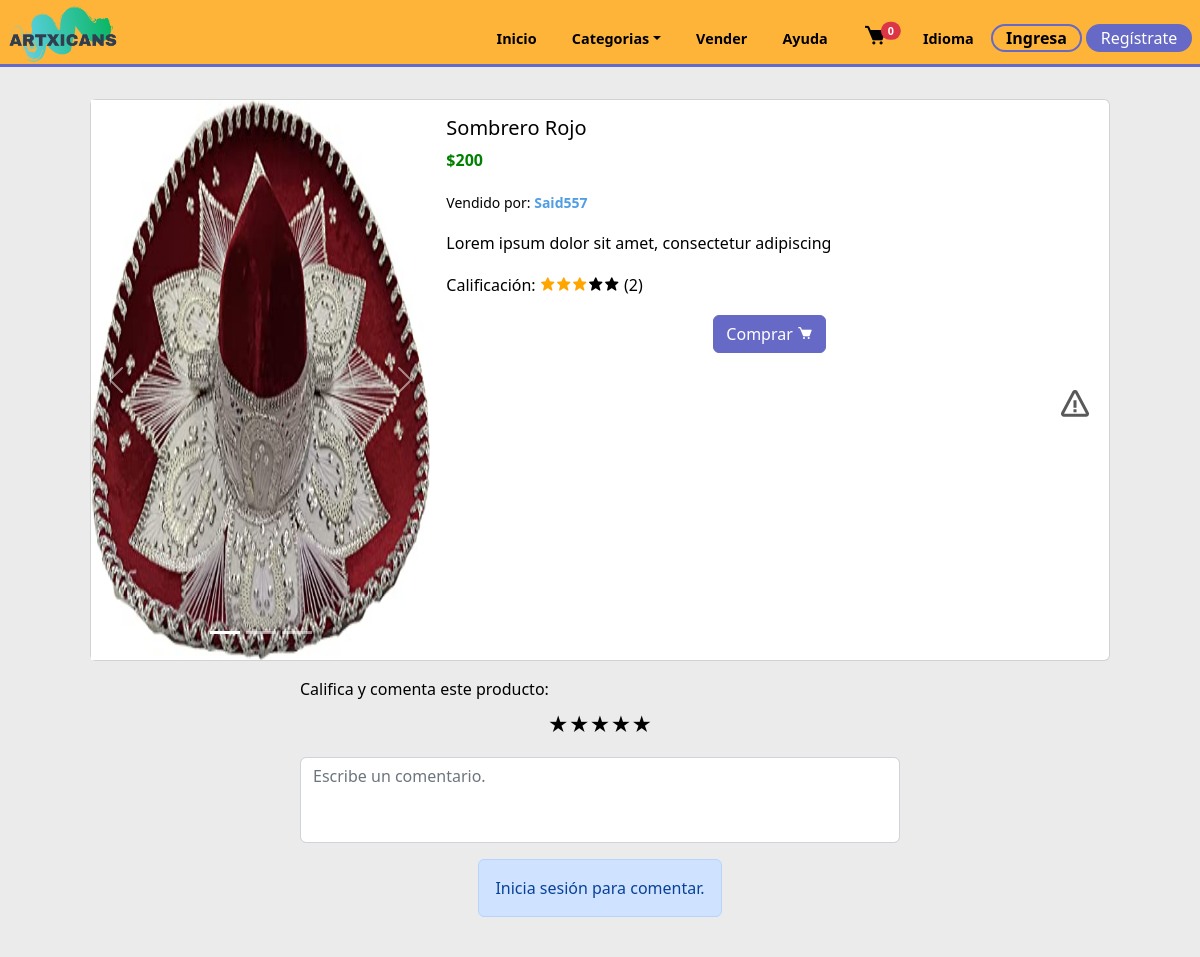
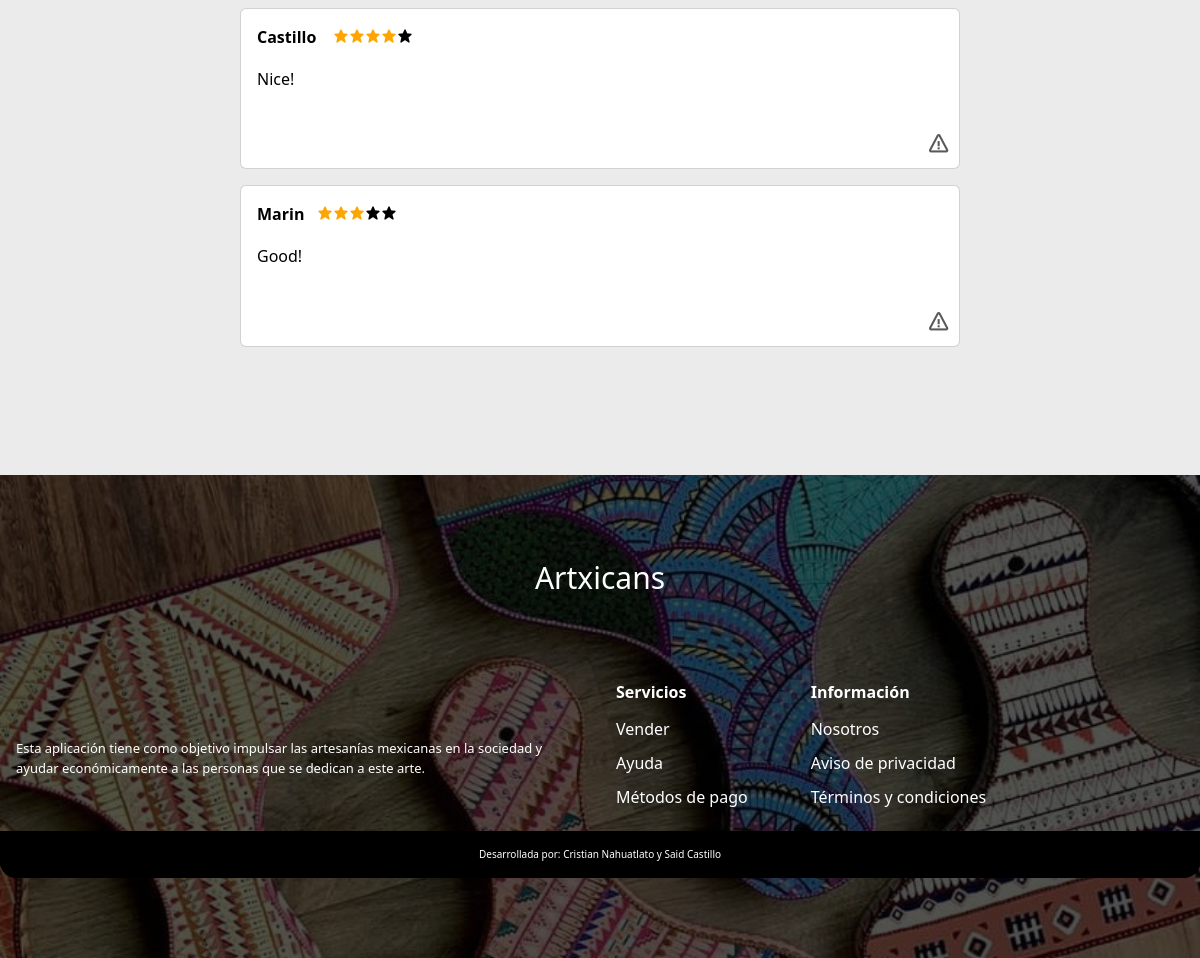
/product.php?id_product=8, run on the app's committed database (2 pictures, top to bottom).
### tables this page shows
CREATE TABLE `products` (
  `id_product` int(11) NOT NULL,
  `product` varchar(80) NOT NULL,
  `image1` varchar(80) NOT NULL,
  `price` int(11) NOT NULL,
  `description` varchar(250) NOT NULL,
  `category` varchar(30) NOT NULL,
  `stock` int(11) NOT NULL,
  `image2` varchar(30) NOT NULL,
  `image3` varchar(30) NOT NULL,
  `ID_registro` int(11) DEFAULT NULL,
  `estatus` varchar(50) NOT NULL
);

CREATE TABLE `reg_sellers` (
  `IDregseller` int(11) NOT NULL,
  `Nombre` varchar(255) NOT NULL,
  `apellidos` varchar(255) NOT NULL,
  `nickname` varchar(255) NOT NULL,
  `lada` int(4) NOT NULL,
  `telefono` varchar(20) NOT NULL,
  `telefonoref` varchar(20) NOT NULL,
  `domicilio` varchar(255) NOT NULL,
  `postal` varchar(10) NOT NULL,
  `identificador` varchar(255) NOT NULL,
  `solicitud` varchar(50) NOT NULL,
  `ID_registro` int(11) DEFAULT NULL
);

CREATE TABLE `stars` (
  `id_star` int(11) NOT NULL,
  `star` int(11) NOT NULL,
  `comment` varchar(150) NOT NULL,
  `ID_registro` int(11) DEFAULT NULL,
  `id_product` int(11) DEFAULT NULL
);

CREATE TABLE `registro` (
  `ID` int(11) NOT NULL,
  `Nombre` varchar(255) NOT NULL,
  `Correo` varchar(255) NOT NULL,
  `Contraseña` varchar(255) NOT NULL,
  `estatus` int(2) NOT NULL,
  `direccion` int(1) NOT NULL
);

### product.php (the view, shortened to what this page needs)
<?php
    include('templates/cabecera.php');
    include('global/cart.php');
    if(isset($_GET['id_product'])){
        $query = $conn ->query("SELECT * FROM products WHERE id_product = ".$_GET['id_product']) or die($conn->error);
        if(mysqli_num_rows($query) > 0){
            $row = mysqli_fetch_row($query);
        }else{
            echo("<script>location.href = 'index.php';</script>");
        }
    }else{
        echo("<script>location.href = 'index.php';</script>");
    }
?>
<div class="card mb-3 mx-auto card-product" style="width: 85vw;margin-top:2rem">
  <div class="row g-0">
    <div class="col-md-4">
      <div id="carouselExampleIndicators" class="carousel slide">
        <div class="carousel-indicators">
          <button type="button" data-bs-target="#carouselExampleIndicators" data-bs-slide-to="0" class="active" aria-current="true" aria-label="Slide 1"></button>
          <button type="button" data-bs-target="#carouselExampleIndicators" data-bs-slide-to="1" aria-label="Slide 2"></button>
          <button type="button" data-bs-target="#carouselExampleIndicators" data-bs-slide-to="2" aria-label="Slide 3"></button>
        </div>
        <div class="carousel-inner">
          <div class="carousel-item active">
            <img src="./assets/products/<?php echo $row[2]?>" class="d-block w-100 object-fit-cover " style="height:70vh" alt="...">
          </div>
        </div>
        <button class="carousel-control-prev" type="button" data-bs-target="#carouselExampleIndicators" data-bs-slide="prev">
          <span class="carousel-control-prev-icon" aria-hidden="true"></span>
        </button>
        <button class="carousel-control-next" type="button" data-bs-target="#carouselExampleIndicators" data-bs-slide="next">
          <span class="carousel-control-next-icon" aria-hidden="true"></span>
        </button>
      </div>
    </div>
    <?php
      $p = $row[9];
      $vendedor = mysqli_query($conn,"SELECT * FROM reg_sellers WHERE ID_registro = $p");
      $resultVendedor = mysqli_fetch_array($vendedor);
?>
    <div class="col-md-8">
      <div class="card-body">
        <h3 class="card-title"><?php echo $row[1]?></h3>
        <p class="card-text price">$<?php echo $row[3];?></p>
        <p class="card-text"><small class="text-body-secondary">Vendido por:&nbsp;<strong><a href="profile-seller.php?seller_data=<?php echo $resultVendedor['ID_registro']?>"><?php echo $resultVendedor['nickname']?></a></strong></small></p>
        <p class="card-text"><?php echo $row[4]?></p>
        <p class="card-text stars-pointer">Calificación:
          <?php
            $id_product =$row[0];
            $sql = mysqli_query($conn,"SELECT * FROM stars WHERE id_product = $id_product");
            $sum =  mysqli_query($conn,"SELECT SUM(star) as score FROM stars WHERE id_product = $id_product");
            $score = mysqli_fetch_array($sum);
            $num = $sql->num_rows;
            if($num > 0){
            $data1 = $num * 1; $data2 = $num * 2;$data3 = $num * 3; $data4 = $num * 4; $data5 = $num * 5;
            $counter = $score['score'];
            if($counter >= $data5):
            ?>
            <i class="bx bxs-star bx-5"></i><i class="bx bxs-star bx-5"></i><i class="bx bxs-star bx-5"></i><i class="bx bxs-star bx-5"></i><i class="bx bxs-star bx-5"></i>
            <?php elseif($counter >= $data4):?>
            <i class="bx bxs-star bx-5"></i><i class="bx bxs-star bx-5"></i><i class="bx bxs-star bx-5"></i><i class="bx bxs-star bx-5"></i><i class="bx bxs-star bx-10"></i>
            <?php elseif($counter >= $data3):?>
            <i class="bx bxs-star bx-5"></i><i class="bx bxs-star bx-5"></i><i class="bx bxs-star bx-5"></i><i class="bx bxs-star bx-10"></i><i class="bx bxs-star bx-10"></i>
            <?php elseif($counter >= $data2):?>
            <i class="bx bxs-star bx-5"></i><i class="bx bxs-star bx-5"></i><i class="bx bxs-star bx-10"></i><i class="bx bxs-star bx-10"></i><i class="bx bxs-star bx-10"></i>
            <?php else:?>
            <i class="bx bxs-star bx-5"></i><i class="bx bxs-star bx-10"></i><i class="bx bxs-star bx-10"></i><i class="bx bxs-star bx-10"></i><i class="bx bxs-star bx-10"></i>
            <?php endif;
            ?>
        (<?php echo $num?>)
            <?php }?>
        </p>
        <form action="" method="post">
        <div class="choose">
          <button type="submit" class="btn btn-info" name="button-cart" value="Agregar" >Comprar <i class="bx bxs-cart"></i></button>
        </div>
            </form>
    </div>
    <a  data-bs-toggle="modal" data-bs-target="#ModalProductReport-<?php echo $row[0]?>" style="display:flex;justify-content: end; padding :1rem;cursor:pointer;" class="report-container"><i class='bx bx-error bx-md'></i></a>
  </div>
  </div>
</div>
<div class="comments">
    <div class="mb-3 w-auto">
      <label for="exampleFormControlTextarea1" class="form-label">Califica y comenta este producto:</label>
      <form action="./helpers/stars.php?id_p=<?php echo $row[0]?>" method="POST" class="form-stars">
          <p class="clasificacion">
            <label for="radio1">★</label><label for="radio2">★</label><label for="radio3">★</label><label for="radio4">★</label><label for="radio5">★</label>
          </p>
          <textarea class="form-control comment-text" id="exampleFormControlTextarea1" name="comment" rows="3" placeholder="Escribe un comentario." maxlength="100"></textarea>
          <div class="btn-send-com">
          <?php if(@!$_SESSION['user']){
            ?>
            <div class="alert alert-primary" role="alert">
                 Inicia sesión para comentar.
            </div>
            <?php }else{
                 $id_user = $_SESSION['id'];
                 $query3 = mysqli_query($conn,"SELECT * FROM stars WHERE ID_registro = $id_user AND id_product = $id_product");
                 if($query3->num_rows > 0){
                   echo "<input class='btn btn-info' name='send-comment' value='Publicar' disabled>";
                  }else{
            ?>
                    <input type="submit" class="btn btn-info" name="send-comment" value="Publicar">
          <?php } } ?>
        </div>
        </form>
      </div>
        </div>
        <div class="all-comments">
      <?php
        $check = mysqli_query($conn,"SELECT * FROM registro INNER JOIN stars
        ON registro.ID = stars.ID_registro INNER JOIN products
        ON stars.id_product = products.id_product
        WHERE stars.id_product = $id_product");
        if($check->num_rows > 0){
          if(@!$_SESSION['user']){
            $query2 = mysqli_query($conn,"SELECT * FROM registro INNER JOIN stars
            ON registro.ID = stars.ID_registro INNER JOIN products
            ON stars.id_product = products.id_product
            WHERE stars.id_product = $id_product");
            }
        while($data = mysqli_fetch_array($query2)){
      ?>
      <div class="card card-comment">
        <div class="card-body">
          <div class="com-cointer">
        <p class="stars-score"><strong><?php echo $data['Nombre']?></strong>&nbsp;&nbsp;
              <?php
              switch($data['star']){
                case '3': echo "<i class='bx bxs-star bx-5'></i><i class='bx bxs-star bx-5'></i><i class='bx bxs-star bx-5'></i><i class='bx bxs-star bx-10'></i><i class='bx bxs-star bx-10'></i>";
                break;
                case '4': echo "<i class='bx bxs-star bx-5'></i><i class='bx bxs-star bx-5'></i><i class='bx bxs-star bx-5'></i><i class='bx bxs-star bx-5'></i><i class='bx bxs-star bx-10'></i>";
                break;
              }
              ?>
        </p>
        </div>
        <p > <?php echo $data['comment']?></p>
      </div>
      <div class="options-container">
        <a  data-bs-toggle="modal" style="cursor:pointer" data-bs-target="#ModalReport-<?php echo $data['id_star']?>" class="report-container"><i class='bx bx-error bx-sm'></i></a>
      </div>
      </div>
    <?php }
        }else{
          ?>
          <div class="alert alert-dark" role="alert">
            Este producto aún no cuenta con comentarios.
          </div>
          <?php
        }
    ?>
</div>
<?php
    include('templates/pie.php');
?>

### styles/home/products.css (style rules this page uses)
.price { font-weight: bold; color: green; }
.form-stars p { text-align: center; }
.form-stars label { font-size: 20px; }
.form-stars label { color:black; cursor: pointer; }
.clasificacion { direction: rtl; unicode-bidi: bidi-override; }
.btn-info { --bs-btn-color: var(--bs-white); --bs-btn-bg: var(--second-alpha-color); --bs-btn-border-color: var(--second-alpha-color); --bs-btn-hover-color: var(--bs-white); --bs-btn-hover-bg: #787bc8; --bs-btn-hover-border-color:var(--second-alpha-color) ; --bs-btn-focus-shadow-rgb: var(--bd-violet-rgb); --bs-btn-active-color: var(--bs-btn-hover-color); --bs-btn-active-bg: var(--second-alpha-color); --bs-btn-active-border-color: var(--second-alpha-color); --bs-btn-disabled-color:rgb(57, 55, 55); --bs-btn-disabled-bg: #a7a9ea; --bs-btn-disabled-border-color: #787bc8; }
.comments { display: flex; align-items: center; justify-content: center; flex-direction: column; flex-wrap: wrap; }
.comment-text { width: 90vw; resize: none; }
.btn-send-com { display: flex; align-items: center; justify-content: center; margin-top: 1rem; }
.all-comments { margin: 0 auto; display: flex; align-items: center; justify-content: center; flex-wrap: wrap; flex-direction: column; }
.card-comment { margin-top: 1rem; width:90vw; }
.bx-10 { color: black; }
.bx-5 { color: orange; }
@media screen and (min-width: 768px) { .comments textarea { width: 50vw; } }
@media screen and (min-width: 768px) { .card-comment { width:60vw; } }

### styles/home/main.css (style rules this page uses)
body { top:0px !important; }

### styles/pages/products.css (style rules this page uses)
.choose { margin-top: 1rem; display: flex; align-items: center; justify-content: center; gap: 10px; }
.options-container { display:flex; justify-content:end; padding :0.5rem; }
.report-container,.show-more-comment { color: black; }
.report-container .bx { color: rgb(90, 89, 89); }

### index.css (style rules this page uses)
:root { --first-color: #feb439; --first-alpha-color: #FDD100; --second-color: #7D3C98; --second-alpha-color: #6669c5; --black-color: black; --white-color: white; --black-alpha-color: rgba(0,0,0,0.5); --white-alpha-color: rgba(255,255,255,0.5); --opacity-color: rgba(8,75,138,0.7); --font: "RaleWay",sans-serif; --max-width: 1200px; --header-height: 4.7rem; --link-color: #509ee3; --card-bg:rgb(225,225,235); --card-hover:rgb(255,255,255); }
* { padding:0; margin:0; -webkit-box-sizing: border-box; -moz-box-sizing: border-box; box-sizing: border-box; }
html { box-sizing: border-box; font-family: var(--font); font-size: 16px; scroll-behavior: smooth; }
*, *::after, *::before { box-sizing: inherit; }
body { margin: 0; overflow-x: hidden; color: var(--black-color); background-color: rgb(235, 235, 235);; }
a { color: var(--link-color); transition: all 0.5s ease-out; text-decoration: none; }
h3 { margin: 0; font-size: 1.25rem; }
img { max-width: 100%; height: auto; }
p { line-height: 1.6; }

### data on the page
products: image1 (picture), product "Sombrero Rojo", price "200", description "Lorem ipsum dolor sit amet, consectetur adipiscing"
reg_sellers: nickname "Said557"
stars: ID_registro.Nombre "Castillo", star 4 (drawn), comment "Nice!"
stars: ID_registro.Nombre "Marin", star 3 (drawn), comment "Good!"

### other printed values
$num "2"
